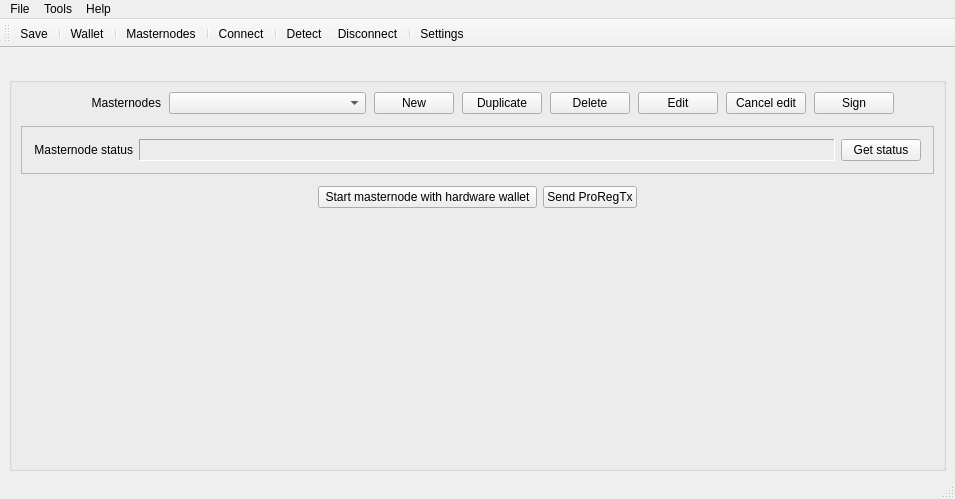
<?xml version="1.0" encoding="UTF-8"?>
<ui version="4.0">
 <class>MainWindow</class>
 <widget class="QMainWindow" name="MainWindow">
  <property name="geometry">
   <rect>
    <x>0</x>
    <y>0</y>
    <width>955</width>
    <height>499</height>
   </rect>
  </property>
  <property name="sizePolicy">
   <sizepolicy hsizetype="Preferred" vsizetype="Preferred">
    <horstretch>0</horstretch>
    <verstretch>1</verstretch>
   </sizepolicy>
  </property>
  <property name="windowTitle">
   <string>MainWindow</string>
  </property>
  <widget class="QWidget" name="centralwidget">
   <layout class="QVBoxLayout" name="verticalLayout" stretch="0,1">
    <property name="bottomMargin">
     <number>6</number>
    </property>
    <item>
     <layout class="QHBoxLayout" name="layMessage" stretch="0">
      <property name="spacing">
       <number>0</number>
      </property>
      <property name="leftMargin">
       <number>0</number>
      </property>
      <property name="bottomMargin">
       <number>0</number>
      </property>
      <item>
       <widget class="QLabel" name="lblMessage">
        <property name="sizePolicy">
         <sizepolicy hsizetype="Minimum" vsizetype="Preferred">
          <horstretch>0</horstretch>
          <verstretch>0</verstretch>
         </sizepolicy>
        </property>
        <property name="text">
         <string/>
        </property>
        <property name="wordWrap">
         <bool>true</bool>
        </property>
        <property name="margin">
         <number>0</number>
        </property>
        <property name="openExternalLinks">
         <bool>true</bool>
        </property>
       </widget>
      </item>
     </layout>
    </item>
    <item>
     <widget class="QGroupBox" name="gbMain">
      <property name="sizePolicy">
       <sizepolicy hsizetype="Expanding" vsizetype="Expanding">
        <horstretch>1</horstretch>
        <verstretch>1</verstretch>
       </sizepolicy>
      </property>
      <property name="title">
       <string/>
      </property>
      <layout class="QVBoxLayout" name="verticalLayout_2">
       <property name="spacing">
        <number>12</number>
       </property>
       <item>
        <layout class="QHBoxLayout" name="layMasternodesControl" stretch="0,3,0,0,0,0,0,0,0">
         <property name="spacing">
          <number>8</number>
         </property>
         <property name="leftMargin">
          <number>0</number>
         </property>
         <property name="topMargin">
          <number>0</number>
         </property>
         <property name="rightMargin">
          <number>0</number>
         </property>
         <property name="bottomMargin">
          <number>0</number>
         </property>
         <item>
          <widget class="QLabel" name="label_5">
           <property name="minimumSize">
            <size>
             <width>140</width>
             <height>0</height>
            </size>
           </property>
           <property name="maximumSize">
            <size>
             <width>140</width>
             <height>16777215</height>
            </size>
           </property>
           <property name="text">
            <string>Masternodes</string>
           </property>
           <property name="alignment">
            <set>Qt::AlignRight|Qt::AlignTrailing|Qt::AlignVCenter</set>
           </property>
          </widget>
         </item>
         <item>
          <widget class="QComboBox" name="cboMasternodes">
           <property name="sizePolicy">
            <sizepolicy hsizetype="MinimumExpanding" vsizetype="Fixed">
             <horstretch>0</horstretch>
             <verstretch>0</verstretch>
            </sizepolicy>
           </property>
           <property name="minimumSize">
            <size>
             <width>140</width>
             <height>0</height>
            </size>
           </property>
           <property name="maximumSize">
            <size>
             <width>250</width>
             <height>16777215</height>
            </size>
           </property>
           <property name="toolTip">
            <string>List of configured masternodes</string>
           </property>
           <property name="editable">
            <bool>false</bool>
           </property>
          </widget>
         </item>
         <item>
          <widget class="QPushButton" name="btnNewMn">
           <property name="sizePolicy">
            <sizepolicy hsizetype="Minimum" vsizetype="Fixed">
             <horstretch>0</horstretch>
             <verstretch>0</verstretch>
            </sizepolicy>
           </property>
           <property name="maximumSize">
            <size>
             <width>16777215</width>
             <height>16777215</height>
            </size>
           </property>
           <property name="toolTip">
            <string>Create a new Masternode configuration</string>
           </property>
           <property name="text">
            <string>New</string>
           </property>
          </widget>
         </item>
         <item>
          <widget class="QPushButton" name="btnDuplicateMn">
           <property name="sizePolicy">
            <sizepolicy hsizetype="Minimum" vsizetype="Fixed">
             <horstretch>0</horstretch>
             <verstretch>0</verstretch>
            </sizepolicy>
           </property>
           <property name="toolTip">
            <string>Duplicate masternode entry</string>
           </property>
           <property name="text">
            <string>Duplicate</string>
           </property>
          </widget>
         </item>
         <item>
          <widget class="QPushButton" name="btnDeleteMn">
           <property name="sizePolicy">
            <sizepolicy hsizetype="Minimum" vsizetype="Fixed">
             <horstretch>0</horstretch>
             <verstretch>0</verstretch>
            </sizepolicy>
           </property>
           <property name="toolTip">
            <string>Delete current Masternode configuration</string>
           </property>
           <property name="text">
            <string>Delete</string>
           </property>
          </widget>
         </item>
         <item>
          <widget class="QPushButton" name="btnEditMn">
           <property name="sizePolicy">
            <sizepolicy hsizetype="Minimum" vsizetype="Fixed">
             <horstretch>0</horstretch>
             <verstretch>0</verstretch>
            </sizepolicy>
           </property>
           <property name="maximumSize">
            <size>
             <width>16777215</width>
             <height>16777215</height>
            </size>
           </property>
           <property name="toolTip">
            <string>Enable editing</string>
           </property>
           <property name="text">
            <string>Edit</string>
           </property>
          </widget>
         </item>
         <item>
          <widget class="QPushButton" name="btnCancelEditingMn">
           <property name="text">
            <string>Cancel edit</string>
           </property>
          </widget>
         </item>
         <item>
          <widget class="QPushButton" name="btnSignMessageForCurrMn">
           <property name="toolTip">
            <string>Sign message for the current masternode.</string>
           </property>
           <property name="text">
            <string>Sign</string>
           </property>
          </widget>
         </item>
         <item>
          <spacer name="horizontalSpacer">
           <property name="orientation">
            <enum>Qt::Horizontal</enum>
           </property>
           <property name="sizeHint" stdset="0">
            <size>
             <width>40</width>
             <height>20</height>
            </size>
           </property>
          </spacer>
         </item>
        </layout>
       </item>
       <item>
        <widget class="QFrame" name="frmMasternodeDetails">
         <property name="frameShape">
          <enum>QFrame::StyledPanel</enum>
         </property>
         <property name="frameShadow">
          <enum>QFrame::Plain</enum>
         </property>
         <layout class="QVBoxLayout" name="verticalLayout_3">
          <property name="spacing">
           <number>6</number>
          </property>
          <property name="leftMargin">
           <number>12</number>
          </property>
          <property name="topMargin">
           <number>12</number>
          </property>
          <property name="rightMargin">
           <number>12</number>
          </property>
          <property name="bottomMargin">
           <number>12</number>
          </property>
          <item>
           <layout class="QHBoxLayout" name="horizontalLayout" stretch="0,1,0">
            <property name="spacing">
             <number>6</number>
            </property>
            <item>
             <widget class="QLabel" name="lblMasternodeStatus">
              <property name="minimumSize">
               <size>
                <width>0</width>
                <height>0</height>
               </size>
              </property>
              <property name="maximumSize">
               <size>
                <width>16777215</width>
                <height>16777215</height>
               </size>
              </property>
              <property name="text">
               <string>Masternode status</string>
              </property>
              <property name="alignment">
               <set>Qt::AlignRight|Qt::AlignTrailing|Qt::AlignVCenter</set>
              </property>
             </widget>
            </item>
            <item>
             <widget class="QLabel" name="lblMnStatus">
              <property name="frameShape">
               <enum>QFrame::Panel</enum>
              </property>
              <property name="frameShadow">
               <enum>QFrame::Sunken</enum>
              </property>
              <property name="text">
               <string/>
              </property>
              <property name="wordWrap">
               <bool>true</bool>
              </property>
              <property name="textInteractionFlags">
               <set>Qt::LinksAccessibleByMouse|Qt::TextSelectableByMouse</set>
              </property>
             </widget>
            </item>
            <item>
             <widget class="QPushButton" name="btnRefreshMnStatus">
              <property name="sizePolicy">
               <sizepolicy hsizetype="Minimum" vsizetype="Fixed">
                <horstretch>0</horstretch>
                <verstretch>0</verstretch>
               </sizepolicy>
              </property>
              <property name="toolTip">
               <string>Retrieve this masternode's latest network statistics.</string>
              </property>
              <property name="text">
               <string>Get status</string>
              </property>
             </widget>
            </item>
           </layout>
          </item>
         </layout>
        </widget>
       </item>
       <item>
        <layout class="QHBoxLayout" name="horizontalLayout_2">
         <property name="spacing">
          <number>6</number>
         </property>
         <item>
          <spacer name="horizontalSpacer_2">
           <property name="orientation">
            <enum>Qt::Horizontal</enum>
           </property>
           <property name="sizeHint" stdset="0">
            <size>
             <width>40</width>
             <height>20</height>
            </size>
           </property>
          </spacer>
         </item>
         <item>
          <widget class="QPushButton" name="btnBroadcastMn">
           <property name="sizePolicy">
            <sizepolicy hsizetype="Minimum" vsizetype="Fixed">
             <horstretch>0</horstretch>
             <verstretch>0</verstretch>
            </sizepolicy>
           </property>
           <property name="minimumSize">
            <size>
             <width>0</width>
             <height>0</height>
            </size>
           </property>
           <property name="maximumSize">
            <size>
             <width>16777215</width>
             <height>16777215</height>
            </size>
           </property>
           <property name="toolTip">
            <string>Broadcast a message across the GIN network to start your masternode, from your hardware wallet.</string>
           </property>
           <property name="styleSheet">
            <string notr="true"/>
           </property>
           <property name="text">
            <string> Start masternode with hardware wallet </string>
           </property>
          </widget>
         </item>
         <item>
          <widget class="QPushButton" name="btnMigrateToDMN">
           <property name="toolTip">
            <string>Register new/update existing deterministic (DIP-3) masternode or migrate from non-deterministic to deterministic masternode. </string>
           </property>
           <property name="text">
            <string>Send ProRegTx</string>
           </property>
          </widget>
         </item>
         <item>
          <spacer name="horizontalSpacer_3">
           <property name="orientation">
            <enum>Qt::Horizontal</enum>
           </property>
           <property name="sizeHint" stdset="0">
            <size>
             <width>40</width>
             <height>20</height>
            </size>
           </property>
          </spacer>
         </item>
        </layout>
       </item>
       <item>
        <spacer name="verticalSpacer">
         <property name="orientation">
          <enum>Qt::Vertical</enum>
         </property>
         <property name="sizeHint" stdset="0">
          <size>
           <width>20</width>
           <height>40</height>
          </size>
         </property>
        </spacer>
       </item>
      </layout>
     </widget>
    </item>
   </layout>
  </widget>
  <widget class="QStatusBar" name="statusBar"/>
  <widget class="QMenuBar" name="menuBar">
   <property name="geometry">
    <rect>
     <x>0</x>
     <y>0</y>
     <width>955</width>
     <height>21</height>
    </rect>
   </property>
   <widget class="QMenu" name="menuTools">
    <property name="title">
     <string>Tools</string>
    </property>
    <addaction name="action_import_masternode_conf"/>
    <addaction name="separator"/>
    <addaction name="action_hw_configuration"/>
    <addaction name="action_hw_initialization_recovery"/>
    <addaction name="separator"/>
    <addaction name="action_clear_wallet_cache"/>
    <addaction name="separator"/>
    <addaction name="action_open_log_file"/>
    <addaction name="action_open_data_folder"/>
    <addaction name="separator"/>
    <addaction name="action_command_console"/>
   </widget>
   <widget class="QMenu" name="menuFile">
    <property name="title">
     <string>File</string>
    </property>
    <widget class="QMenu" name="action_open_recent_files">
     <property name="title">
      <string>Recent config files</string>
     </property>
    </widget>
    <addaction name="action_load_config_file"/>
    <addaction name="action_open_recent_files"/>
    <addaction name="action_save_config_file"/>
    <addaction name="action_save_config_file_as"/>
    <addaction name="separator"/>
    <addaction name="action_open_settings_window"/>
   </widget>
   <widget class="QMenu" name="menuHelp">
    <property name="title">
     <string>Help</string>
    </property>
    <addaction name="action_check_for_updates"/>
    <addaction name="separator"/>
    <addaction name="action_about_app"/>
    <addaction name="action_about_qt"/>
   </widget>
   <addaction name="menuFile"/>
   <addaction name="menuTools"/>
   <addaction name="menuHelp"/>
  </widget>
  <widget class="QToolBar" name="toolBar">
   <property name="sizePolicy">
    <sizepolicy hsizetype="Preferred" vsizetype="Fixed">
     <horstretch>0</horstretch>
     <verstretch>0</verstretch>
    </sizepolicy>
   </property>
   <property name="windowTitle">
    <string>toolBar</string>
   </property>
   <property name="iconSize">
    <size>
     <width>56</width>
     <height>24</height>
    </size>
   </property>
   <property name="toolButtonStyle">
    <enum>Qt::ToolButtonTextUnderIcon</enum>
   </property>
   <property name="floatable">
    <bool>false</bool>
   </property>
   <attribute name="toolBarArea">
    <enum>TopToolBarArea</enum>
   </attribute>
   <attribute name="toolBarBreak">
    <bool>false</bool>
   </attribute>
   <addaction name="action_save_config_file"/>
   <addaction name="separator"/>
   <addaction name="action_transfer_funds_for_any_address"/>
   <addaction name="separator"/>
   <addaction name="action_see_all_masternodes"/>
   <addaction name="separator"/>
   <addaction name="action_check_network_connection"/>
   <addaction name="separator"/>
   <addaction name="action_test_hw_connection"/>
   <addaction name="action_disconnect_hw"/>
   <addaction name="separator"/>
   <addaction name="action_open_settings_window"/>
  </widget>
  <action name="action_transfer_funds_for_cur_mn">
   <property name="text">
    <string>Transfer Funds for Current Masternode...</string>
   </property>
  </action>
  <action name="action_transfer_funds_for_all_mns">
   <property name="text">
    <string>Transfer Funds for All Masternodes</string>
   </property>
  </action>
  <action name="action_transfer_funds_for_any_address">
   <property name="text">
    <string>Wallet</string>
   </property>
   <property name="toolTip">
    <string>Transfer and receive coins.</string>
   </property>
  </action>
  <action name="action_sign_message_for_cur_mn">
   <property name="text">
    <string>Sign</string>
   </property>
   <property name="iconText">
    <string>Sign</string>
   </property>
   <property name="toolTip">
    <string>Sign message for the current masternode.</string>
   </property>
  </action>
  <action name="action_see_all_masternodes">
   <property name="text">
    <string>Masternodes</string>
   </property>
   <property name="iconText">
    <string>Masternodes</string>
   </property>
   <property name="toolTip">
    <string>See your masternodes, as well as other masternodes on the network.</string>
   </property>
  </action>
  <action name="action_hw_configuration">
   <property name="text">
    <string>Hardware wallet PIN/passphrase configuration...</string>
   </property>
   <property name="iconText">
    <string>Hardware wallet PIN/passphrase configuration</string>
   </property>
   <property name="visible">
    <bool>false</bool>
   </property>
  </action>
  <action name="action_load_config_file">
   <property name="text">
    <string>Open config file...</string>
   </property>
   <property name="toolTip">
    <string>Open configuration file</string>
   </property>
  </action>
  <action name="action_save_config_file_as">
   <property name="text">
    <string>Save config as...</string>
   </property>
  </action>
  <action name="action_save_config_file">
   <property name="text">
    <string>Save</string>
   </property>
   <property name="toolTip">
    <string>Save the current configuration.</string>
   </property>
  </action>
  <action name="action_check_network_connection">
   <property name="text">
    <string>Connect</string>
   </property>
   <property name="toolTip">
    <string>Check connection with GINcoin network.</string>
   </property>
  </action>
  <action name="action_open_settings_window">
   <property name="text">
    <string>Settings</string>
   </property>
   <property name="toolTip">
    <string>Settings</string>
   </property>
   <property name="menuRole">
    <enum>QAction::PreferencesRole</enum>
   </property>
  </action>
  <action name="action_open_proposals_window">
   <property name="text">
    <string>Proposals</string>
   </property>
   <property name="toolTip">
    <string>Proposals</string>
   </property>
  </action>
  <action name="action_test_hw_connection">
   <property name="text">
    <string>Detect</string>
   </property>
   <property name="toolTip">
    <string>Establish connection with hardware wallet.</string>
   </property>
  </action>
  <action name="action_disconnect_hw">
   <property name="text">
    <string>Disconnect</string>
   </property>
   <property name="toolTip">
    <string>Disconnect hardware wallet.</string>
   </property>
  </action>
  <action name="action_hw_initialization_recovery">
   <property name="text">
    <string>Hardware wallet initialization/recovery...</string>
   </property>
   <property name="visible">
    <bool>false</bool>
   </property>
  </action>
  <action name="action_check_for_updates">
   <property name="text">
    <string>Check for updates</string>
   </property>
  </action>
  <action name="action_open_log_file">
   <property name="text">
    <string>Open log file</string>
   </property>
   <property name="shortcut">
    <string>Meta+Alt+L</string>
   </property>
  </action>
  <action name="action_about_app">
   <property name="text">
    <string>About GINware...</string>
   </property>
   <property name="toolTip">
    <string>About GINware</string>
   </property>
   <property name="menuRole">
    <enum>QAction::AboutRole</enum>
   </property>
  </action>
  <action name="action_import_masternode_conf">
   <property name="text">
    <string>Import masternodes from a 'masternode.conf' file...</string>
   </property>
  </action>
  <action name="action_about_qt">
   <property name="text">
    <string>About Qt...</string>
   </property>
   <property name="toolTip">
    <string>About Qt</string>
   </property>
   <property name="menuRole">
    <enum>QAction::AboutQtRole</enum>
   </property>
  </action>
  <action name="action_gen_mn_priv_key_compressed">
   <property name="text">
    <string>Generate masternode private key (compressed)</string>
   </property>
   <property name="shortcut">
    <string>Ctrl+Alt+C</string>
   </property>
  </action>
  <action name="action_gen_mn_priv_key_uncompressed">
   <property name="text">
    <string>Generate masternode private key (uncompressed)</string>
   </property>
   <property name="toolTip">
    <string>Generate masternode private key (uncompressed)</string>
   </property>
   <property name="shortcut">
    <string>Ctrl+Alt+U</string>
   </property>
  </action>
  <action name="action_command_console">
   <property name="text">
    <string>Command console</string>
   </property>
   <property name="shortcut">
    <string>Meta+Alt+C</string>
   </property>
  </action>
  <action name="action_run_trezor_emulator">
   <property name="text">
    <string>Run Trezor T emulator</string>
   </property>
   <property name="toolTip">
    <string>Run Trezor T emulator</string>
   </property>
  </action>
  <action name="action_open_data_folder">
   <property name="text">
    <string>Open GINware data folder</string>
   </property>
  </action>
  <action name="action_clear_wallet_cache">
   <property name="text">
    <string>Clear wallet cache</string>
   </property>
  </action>
  <action name="action_clear_proposals_cache">
   <property name="text">
    <string>Proposals Cache</string>
   </property>
  </action>
 </widget>
 <tabstops>
  <tabstop>cboMasternodes</tabstop>
  <tabstop>btnNewMn</tabstop>
  <tabstop>btnEditMn</tabstop>
  <tabstop>btnDeleteMn</tabstop>
 </tabstops>
 <resources/>
 <connections/>
</ui>
